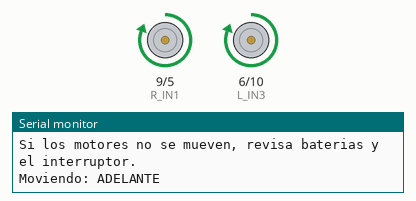
Simulated run of this sketch. Board: Arduino Nano, built with avr-gcc and run on an emulated ATmega328P. Shown: motor-driver pin pairs drawn as motors (green arrow = first pin HIGH = forward, orange = second pin HIGH = backward, longer = more drive, scaled by the enable pin), the last lines printed to the serial monitor.

Above: at 1.0 s.
At 4.0 s:
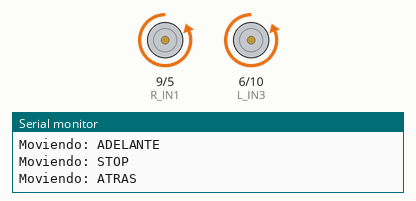
At 6.0 s:
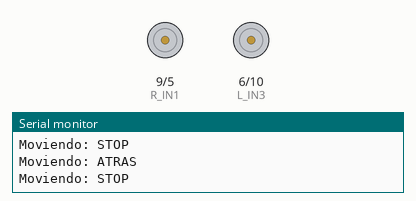
Timing chart, 0 to 9.1 s (numbered marks = the images above):
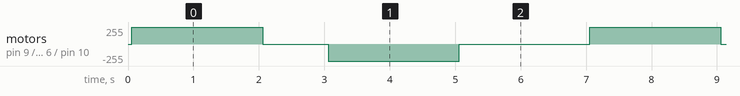

Measured:
- by itself, motor on pin 9 (R_IN1) / pin 5 (R_IN2), motor on pin 6 (L_IN3) / pin 10 (L_IN4): repeats every 7.0 s: stopped 1.0 s, backward 255/255 2.0 s, stopped 2.0 s, forward 255/255 2.0 s

The sketch:

test_motor.ino
```cpp
/*
  TEST DE MOTORES - L298N + ARDUINO NANO
  Basado en tu diagrama de conexión corregido.
*/

// --- DEFINICIÓN DE PINES (Según tu diagrama) ---

// Motor DERECHO (Superior)
const int R_IN1 = 9;   // Dirección A
const int R_IN2 = 5;   // Dirección B
const int R_ENA = 12;  // Enable (Velocidad/ON-OFF) - Cable Verde

// Motor IZQUIERDO (Inferior)
const int L_IN3 = 6;  // Dirección A
const int L_IN4 = 10;   // Dirección B
const int L_ENB = 13;   // Enable (Velocidad/ON-OFF) - Cable Azul (CORREGIDO)

void setup() {
  Serial.begin(9600);
  Serial.println("--- INICIANDO TEST DE HARDWARE ---");
  Serial.println("Si los motores no se mueven, revisa baterias y el interruptor.");

  // Configurar todos los pines como SALIDA
  pinMode(R_IN1, OUTPUT);
  pinMode(R_IN2, OUTPUT);
  pinMode(R_ENA, OUTPUT);

  pinMode(L_IN3, OUTPUT);
  pinMode(L_IN4, OUTPUT);
  pinMode(L_ENB, OUTPUT);
}

void loop() {
  // 1. ADELANTE (Máxima Potencia)
  Serial.println("Moviendo: ADELANTE");
  moverAdelante();
  delay(2000); // Mantener 2 segundos

  // 2. PARAR
  Serial.println("Moviendo: STOP");
  pararMotores();
  delay(1000); // Esperar 1 segundo

  // // 3. ATRÁS (Máxima Potencia)
  Serial.println("Moviendo: ATRAS");
  moverAtras();
  delay(2000); // Mantener 2 segundos

  // // 4. PARAR
  Serial.println("Moviendo: STOP");
  pararMotores();
  delay(2000); // Esperar 2 segundos antes de repetir

}

// --- FUNCIONES AUXILIARES ---

void moverAdelante() {
  // Activar Enables (Quitar el freno de mano)
  digitalWrite(R_ENA, HIGH);
  digitalWrite(L_ENB, HIGH);

  // Motor Derecho Adelante
  digitalWrite(R_IN1, HIGH);
  digitalWrite(R_IN2, LOW);

  // Motor Izquierdo Adelante
  digitalWrite(L_IN3, HIGH);
  digitalWrite(L_IN4, LOW);
}

void moverAtras() {
  // Activar Enables
  digitalWrite(R_ENA, HIGH);
  digitalWrite(L_ENB, HIGH);

  // Motor Derecho Atrás (Invertimos HIGH/LOW)
  digitalWrite(R_IN1, LOW);
  digitalWrite(R_IN2, HIGH);

  // Motor Izquierdo Atrás (Invertimos HIGH/LOW)
  digitalWrite(L_IN3, LOW);
  digitalWrite(L_IN4, HIGH);
}

void pararMotores() {
  // Desactivar Enables (Apagar motor)
  digitalWrite(R_ENA, LOW);
  digitalWrite(L_ENB, LOW);

  // Por seguridad, ponemos todo en LOW
  digitalWrite(R_IN1, LOW);
  digitalWrite(R_IN2, LOW);
  digitalWrite(L_IN3, LOW);
  digitalWrite(L_IN4, LOW);
}
```
